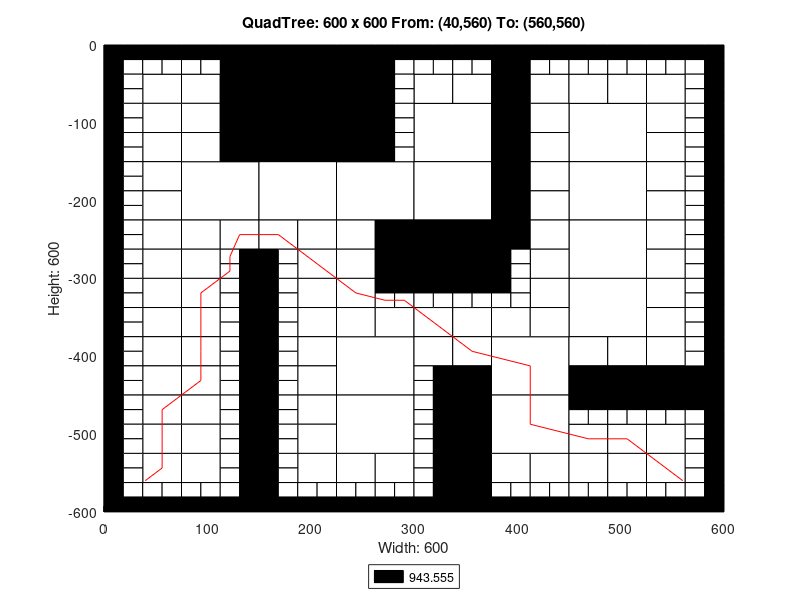

Reproduce this figure in MATLAB.
axis([0 600 -600 0]);
title('QuadTree: 600 x 600 From: (40,560) To: (560,560)');
xlabel('Width: 600');
ylabel('Height: 600');
rectangle('Position',[150 -75 75 75], 'FaceColor',[0 0 0]);
rectangle('Position',[150 -150 75 75], 'FaceColor',[0 0 0]);
rectangle('Position',[75 -225 75 75], 'FaceColor',[1 1 1]);
rectangle('Position',[150 -225 75 75], 'FaceColor',[1 1 1]);
rectangle('Position',[225 -225 75 75], 'FaceColor',[1 1 1]);
rectangle('Position',[300 -150 75 75], 'FaceColor',[1 1 1]);
rectangle('Position',[450 -150 75 75], 'FaceColor',[1 1 1]);
rectangle('Position',[300 -225 75 75], 'FaceColor',[1 1 1]);
rectangle('Position',[300 -300 75 75], 'FaceColor',[0 0 0]);
rectangle('Position',[450 -225 75 75], 'FaceColor',[1 1 1]);
rectangle('Position',[450 -300 75 75], 'FaceColor',[1 1 1]);
rectangle('Position',[225 -450 75 75], 'FaceColor',[1 1 1]);
rectangle('Position',[225 -525 75 75], 'FaceColor',[1 1 1]);
rectangle('Position',[375 -450 75 75], 'FaceColor',[1 1 1]);
rectangle('Position',[450 -375 75 75], 'FaceColor',[1 1 1]);
rectangle('Position',[375 -525 75 75], 'FaceColor',[1 1 1]);
rectangle('Position',[37.5 -75 37.5 37.5], 'FaceColor',[1 1 1]);
rectangle('Position',[112.5 -37.5 37.5 37.5], 'FaceColor',[0 0 0]);
rectangle('Position',[75 -75 37.5 37.5], 'FaceColor',[1 1 1]);
rectangle('Position',[112.5 -75 37.5 37.5], 'FaceColor',[0 0 0]);
rectangle('Position',[37.5 -112.5 37.5 37.5], 'FaceColor',[1 1 1]);
rectangle('Position',[37.5 -150 37.5 37.5], 'FaceColor',[1 1 1]);
rectangle('Position',[75 -112.5 37.5 37.5], 'FaceColor',[1 1 1]);
rectangle('Position',[112.5 -112.5 37.5 37.5], 'FaceColor',[0 0 0]);
rectangle('Position',[75 -150 37.5 37.5], 'FaceColor',[1 1 1]);
rectangle('Position',[112.5 -150 37.5 37.5], 'FaceColor',[0 0 0]);
rectangle('Position',[225 -37.5 37.5 37.5], 'FaceColor',[0 0 0]);
rectangle('Position',[225 -75 37.5 37.5], 'FaceColor',[0 0 0]);
rectangle('Position',[225 -112.5 37.5 37.5], 'FaceColor',[0 0 0]);
rectangle('Position',[225 -150 37.5 37.5], 'FaceColor',[0 0 0]);
rectangle('Position',[37.5 -187.5 37.5 37.5], 'FaceColor',[1 1 1]);
rectangle('Position',[37.5 -225 37.5 37.5], 'FaceColor',[1 1 1]);
rectangle('Position',[37.5 -262.5 37.5 37.5], 'FaceColor',[1 1 1]);
rectangle('Position',[37.5 -300 37.5 37.5], 'FaceColor',[1 1 1]);
rectangle('Position',[75 -262.5 37.5 37.5], 'FaceColor',[1 1 1]);
rectangle('Position',[112.5 -262.5 37.5 37.5], 'FaceColor',[1 1 1]);
rectangle('Position',[75 -300 37.5 37.5], 'FaceColor',[1 1 1]);
rectangle('Position',[150 -262.5 37.5 37.5], 'FaceColor',[1 1 1]);
rectangle('Position',[187.5 -262.5 37.5 37.5], 'FaceColor',[1 1 1]);
rectangle('Position',[187.5 -300 37.5 37.5], 'FaceColor',[1 1 1]);
rectangle('Position',[225 -262.5 37.5 37.5], 'FaceColor',[1 1 1]);
rectangle('Position',[262.5 -262.5 37.5 37.5], 'FaceColor',[0 0 0]);
rectangle('Position',[225 -300 37.5 37.5], 'FaceColor',[1 1 1]);
rectangle('Position',[262.5 -300 37.5 37.5], 'FaceColor',[0 0 0]);
rectangle('Position',[300 -75 37.5 37.5], 'FaceColor',[1 1 1]);
rectangle('Position',[337.5 -75 37.5 37.5], 'FaceColor',[1 1 1]);
rectangle('Position',[375 -37.5 37.5 37.5], 'FaceColor',[0 0 0]);
rectangle('Position',[375 -75 37.5 37.5], 'FaceColor',[0 0 0]);
rectangle('Position',[412.5 -75 37.5 37.5], 'FaceColor',[1 1 1]);
rectangle('Position',[375 -112.5 37.5 37.5], 'FaceColor',[0 0 0]);
rectangle('Position',[412.5 -112.5 37.5 37.5], 'FaceColor',[1 1 1]);
rectangle('Position',[375 -150 37.5 37.5], 'FaceColor',[0 0 0]);
rectangle('Position',[412.5 -150 37.5 37.5], 'FaceColor',[1 1 1]);
rectangle('Position',[450 -75 37.5 37.5], 'FaceColor',[1 1 1]);
rectangle('Position',[487.5 -75 37.5 37.5], 'FaceColor',[1 1 1]);
rectangle('Position',[525 -75 37.5 37.5], 'FaceColor',[1 1 1]);
rectangle('Position',[525 -112.5 37.5 37.5], 'FaceColor',[1 1 1]);
rectangle('Position',[525 -150 37.5 37.5], 'FaceColor',[1 1 1]);
rectangle('Position',[375 -187.5 37.5 37.5], 'FaceColor',[0 0 0]);
rectangle('Position',[412.5 -187.5 37.5 37.5], 'FaceColor',[1 1 1]);
rectangle('Position',[375 -225 37.5 37.5], 'FaceColor',[0 0 0]);
rectangle('Position',[412.5 -225 37.5 37.5], 'FaceColor',[1 1 1]);
rectangle('Position',[375 -262.5 37.5 37.5], 'FaceColor',[0 0 0]);
rectangle('Position',[412.5 -262.5 37.5 37.5], 'FaceColor',[1 1 1]);
rectangle('Position',[412.5 -300 37.5 37.5], 'FaceColor',[1 1 1]);
rectangle('Position',[525 -187.5 37.5 37.5], 'FaceColor',[1 1 1]);
rectangle('Position',[525 -225 37.5 37.5], 'FaceColor',[1 1 1]);
rectangle('Position',[525 -262.5 37.5 37.5], 'FaceColor',[1 1 1]);
rectangle('Position',[525 -300 37.5 37.5], 'FaceColor',[1 1 1]);
rectangle('Position',[37.5 -337.5 37.5 37.5], 'FaceColor',[1 1 1]);
rectangle('Position',[37.5 -375 37.5 37.5], 'FaceColor',[1 1 1]);
rectangle('Position',[75 -337.5 37.5 37.5], 'FaceColor',[1 1 1]);
rectangle('Position',[75 -375 37.5 37.5], 'FaceColor',[1 1 1]);
rectangle('Position',[37.5 -412.5 37.5 37.5], 'FaceColor',[1 1 1]);
rectangle('Position',[37.5 -450 37.5 37.5], 'FaceColor',[1 1 1]);
rectangle('Position',[75 -412.5 37.5 37.5], 'FaceColor',[1 1 1]);
rectangle('Position',[75 -450 37.5 37.5], 'FaceColor',[1 1 1]);
rectangle('Position',[187.5 -337.5 37.5 37.5], 'FaceColor',[1 1 1]);
rectangle('Position',[187.5 -375 37.5 37.5], 'FaceColor',[1 1 1]);
rectangle('Position',[225 -337.5 37.5 37.5], 'FaceColor',[1 1 1]);
rectangle('Position',[225 -375 37.5 37.5], 'FaceColor',[1 1 1]);
rectangle('Position',[262.5 -375 37.5 37.5], 'FaceColor',[1 1 1]);
rectangle('Position',[187.5 -412.5 37.5 37.5], 'FaceColor',[1 1 1]);
rectangle('Position',[187.5 -450 37.5 37.5], 'FaceColor',[1 1 1]);
rectangle('Position',[37.5 -487.5 37.5 37.5], 'FaceColor',[1 1 1]);
rectangle('Position',[37.5 -525 37.5 37.5], 'FaceColor',[1 1 1]);
rectangle('Position',[75 -487.5 37.5 37.5], 'FaceColor',[1 1 1]);
rectangle('Position',[75 -525 37.5 37.5], 'FaceColor',[1 1 1]);
rectangle('Position',[37.5 -562.5 37.5 37.5], 'FaceColor',[1 1 1]);
rectangle('Position',[75 -562.5 37.5 37.5], 'FaceColor',[1 1 1]);
rectangle('Position',[187.5 -487.5 37.5 37.5], 'FaceColor',[1 1 1]);
rectangle('Position',[187.5 -525 37.5 37.5], 'FaceColor',[1 1 1]);
rectangle('Position',[187.5 -562.5 37.5 37.5], 'FaceColor',[1 1 1]);
rectangle('Position',[225 -562.5 37.5 37.5], 'FaceColor',[1 1 1]);
rectangle('Position',[262.5 -562.5 37.5 37.5], 'FaceColor',[1 1 1]);
rectangle('Position',[300 -375 37.5 37.5], 'FaceColor',[1 1 1]);
rectangle('Position',[337.5 -375 37.5 37.5], 'FaceColor',[1 1 1]);
rectangle('Position',[412.5 -337.5 37.5 37.5], 'FaceColor',[1 1 1]);
rectangle('Position',[375 -375 37.5 37.5], 'FaceColor',[1 1 1]);
rectangle('Position',[412.5 -375 37.5 37.5], 'FaceColor',[1 1 1]);
rectangle('Position',[300 -412.5 37.5 37.5], 'FaceColor',[1 1 1]);
rectangle('Position',[337.5 -412.5 37.5 37.5], 'FaceColor',[1 1 1]);
rectangle('Position',[337.5 -450 37.5 37.5], 'FaceColor',[0 0 0]);
rectangle('Position',[525 -337.5 37.5 37.5], 'FaceColor',[1 1 1]);
rectangle('Position',[525 -375 37.5 37.5], 'FaceColor',[1 1 1]);
rectangle('Position',[450 -412.5 37.5 37.5], 'FaceColor',[1 1 1]);
rectangle('Position',[487.5 -412.5 37.5 37.5], 'FaceColor',[1 1 1]);
rectangle('Position',[450 -450 37.5 37.5], 'FaceColor',[0 0 0]);
rectangle('Position',[487.5 -450 37.5 37.5], 'FaceColor',[0 0 0]);
rectangle('Position',[525 -412.5 37.5 37.5], 'FaceColor',[1 1 1]);
rectangle('Position',[525 -450 37.5 37.5], 'FaceColor',[0 0 0]);
rectangle('Position',[562.5 -450 37.5 37.5], 'FaceColor',[0 0 0]);
rectangle('Position',[337.5 -487.5 37.5 37.5], 'FaceColor',[0 0 0]);
rectangle('Position',[337.5 -525 37.5 37.5], 'FaceColor',[0 0 0]);
rectangle('Position',[337.5 -562.5 37.5 37.5], 'FaceColor',[0 0 0]);
rectangle('Position',[337.5 -600 37.5 37.5], 'FaceColor',[0 0 0]);
rectangle('Position',[375 -562.5 37.5 37.5], 'FaceColor',[1 1 1]);
rectangle('Position',[412.5 -562.5 37.5 37.5], 'FaceColor',[1 1 1]);
rectangle('Position',[450 -525 37.5 37.5], 'FaceColor',[1 1 1]);
rectangle('Position',[487.5 -525 37.5 37.5], 'FaceColor',[1 1 1]);
rectangle('Position',[525 -525 37.5 37.5], 'FaceColor',[1 1 1]);
rectangle('Position',[450 -562.5 37.5 37.5], 'FaceColor',[1 1 1]);
rectangle('Position',[487.5 -562.5 37.5 37.5], 'FaceColor',[1 1 1]);
rectangle('Position',[525 -562.5 37.5 37.5], 'FaceColor',[1 1 1]);
rectangle('Position',[0 -18.75 18.75 18.75], 'FaceColor',[0 0 0]);
rectangle('Position',[18.75 -18.75 18.75 18.75], 'FaceColor',[0 0 0]);
rectangle('Position',[0 -37.5 18.75 18.75], 'FaceColor',[0 0 0]);
rectangle('Position',[18.75 -37.5 18.75 18.75], 'FaceColor',[1 1 1]);
rectangle('Position',[37.5 -18.75 18.75 18.75], 'FaceColor',[0 0 0]);
rectangle('Position',[56.25 -18.75 18.75 18.75], 'FaceColor',[0 0 0]);
rectangle('Position',[37.5 -37.5 18.75 18.75], 'FaceColor',[1 1 1]);
rectangle('Position',[56.25 -37.5 18.75 18.75], 'FaceColor',[1 1 1]);
rectangle('Position',[0 -56.25 18.75 18.75], 'FaceColor',[0 0 0]);
rectangle('Position',[18.75 -56.25 18.75 18.75], 'FaceColor',[1 1 1]);
rectangle('Position',[0 -75 18.75 18.75], 'FaceColor',[0 0 0]);
rectangle('Position',[18.75 -75 18.75 18.75], 'FaceColor',[1 1 1]);
rectangle('Position',[75 -18.75 18.75 18.75], 'FaceColor',[0 0 0]);
rectangle('Position',[93.75 -18.75 18.75 18.75], 'FaceColor',[0 0 0]);
rectangle('Position',[75 -37.5 18.75 18.75], 'FaceColor',[1 1 1]);
rectangle('Position',[93.75 -37.5 18.75 18.75], 'FaceColor',[1 1 1]);
rectangle('Position',[0 -93.75 18.75 18.75], 'FaceColor',[0 0 0]);
rectangle('Position',[18.75 -93.75 18.75 18.75], 'FaceColor',[1 1 1]);
rectangle('Position',[0 -112.5 18.75 18.75], 'FaceColor',[0 0 0]);
rectangle('Position',[18.75 -112.5 18.75 18.75], 'FaceColor',[1 1 1]);
rectangle('Position',[0 -131.25 18.75 18.75], 'FaceColor',[0 0 0]);
rectangle('Position',[18.75 -131.25 18.75 18.75], 'FaceColor',[1 1 1]);
rectangle('Position',[0 -150 18.75 18.75], 'FaceColor',[0 0 0]);
rectangle('Position',[18.75 -150 18.75 18.75], 'FaceColor',[1 1 1]);
rectangle('Position',[262.5 -18.75 18.75 18.75], 'FaceColor',[0 0 0]);
rectangle('Position',[281.25 -18.75 18.75 18.75], 'FaceColor',[0 0 0]);
rectangle('Position',[262.5 -37.5 18.75 18.75], 'FaceColor',[0 0 0]);
rectangle('Position',[281.25 -37.5 18.75 18.75], 'FaceColor',[1 1 1]);
rectangle('Position',[262.5 -56.25 18.75 18.75], 'FaceColor',[0 0 0]);
rectangle('Position',[281.25 -56.25 18.75 18.75], 'FaceColor',[1 1 1]);
rectangle('Position',[262.5 -75 18.75 18.75], 'FaceColor',[0 0 0]);
rectangle('Position',[281.25 -75 18.75 18.75], 'FaceColor',[1 1 1]);
rectangle('Position',[262.5 -93.75 18.75 18.75], 'FaceColor',[0 0 0]);
rectangle('Position',[281.25 -93.75 18.75 18.75], 'FaceColor',[1 1 1]);
rectangle('Position',[262.5 -112.5 18.75 18.75], 'FaceColor',[0 0 0]);
rectangle('Position',[281.25 -112.5 18.75 18.75], 'FaceColor',[1 1 1]);
rectangle('Position',[262.5 -131.25 18.75 18.75], 'FaceColor',[0 0 0]);
rectangle('Position',[281.25 -131.25 18.75 18.75], 'FaceColor',[1 1 1]);
rectangle('Position',[262.5 -150 18.75 18.75], 'FaceColor',[0 0 0]);
rectangle('Position',[281.25 -150 18.75 18.75], 'FaceColor',[1 1 1]);
rectangle('Position',[0 -168.75 18.75 18.75], 'FaceColor',[0 0 0]);
rectangle('Position',[18.75 -168.75 18.75 18.75], 'FaceColor',[1 1 1]);
rectangle('Position',[0 -187.5 18.75 18.75], 'FaceColor',[0 0 0]);
rectangle('Position',[18.75 -187.5 18.75 18.75], 'FaceColor',[1 1 1]);
rectangle('Position',[0 -206.25 18.75 18.75], 'FaceColor',[0 0 0]);
rectangle('Position',[18.75 -206.25 18.75 18.75], 'FaceColor',[1 1 1]);
rectangle('Position',[0 -225 18.75 18.75], 'FaceColor',[0 0 0]);
rectangle('Position',[18.75 -225 18.75 18.75], 'FaceColor',[1 1 1]);
rectangle('Position',[0 -243.75 18.75 18.75], 'FaceColor',[0 0 0]);
rectangle('Position',[18.75 -243.75 18.75 18.75], 'FaceColor',[1 1 1]);
rectangle('Position',[0 -262.5 18.75 18.75], 'FaceColor',[0 0 0]);
rectangle('Position',[18.75 -262.5 18.75 18.75], 'FaceColor',[1 1 1]);
rectangle('Position',[0 -281.25 18.75 18.75], 'FaceColor',[0 0 0]);
rectangle('Position',[18.75 -281.25 18.75 18.75], 'FaceColor',[1 1 1]);
rectangle('Position',[0 -300 18.75 18.75], 'FaceColor',[0 0 0]);
rectangle('Position',[18.75 -300 18.75 18.75], 'FaceColor',[1 1 1]);
rectangle('Position',[112.5 -281.25 18.75 18.75], 'FaceColor',[1 1 1]);
rectangle('Position',[131.25 -281.25 18.75 18.75], 'FaceColor',[0 0 0]);
rectangle('Position',[112.5 -300 18.75 18.75], 'FaceColor',[1 1 1]);
rectangle('Position',[131.25 -300 18.75 18.75], 'FaceColor',[0 0 0]);
rectangle('Position',[150 -281.25 18.75 18.75], 'FaceColor',[0 0 0]);
rectangle('Position',[168.75 -281.25 18.75 18.75], 'FaceColor',[1 1 1]);
rectangle('Position',[150 -300 18.75 18.75], 'FaceColor',[0 0 0]);
rectangle('Position',[168.75 -300 18.75 18.75], 'FaceColor',[1 1 1]);
rectangle('Position',[300 -18.75 18.75 18.75], 'FaceColor',[0 0 0]);
rectangle('Position',[318.75 -18.75 18.75 18.75], 'FaceColor',[0 0 0]);
rectangle('Position',[300 -37.5 18.75 18.75], 'FaceColor',[1 1 1]);
rectangle('Position',[318.75 -37.5 18.75 18.75], 'FaceColor',[1 1 1]);
rectangle('Position',[337.5 -18.75 18.75 18.75], 'FaceColor',[0 0 0]);
rectangle('Position',[356.25 -18.75 18.75 18.75], 'FaceColor',[0 0 0]);
rectangle('Position',[337.5 -37.5 18.75 18.75], 'FaceColor',[1 1 1]);
rectangle('Position',[356.25 -37.5 18.75 18.75], 'FaceColor',[1 1 1]);
rectangle('Position',[412.5 -18.75 18.75 18.75], 'FaceColor',[0 0 0]);
rectangle('Position',[431.25 -18.75 18.75 18.75], 'FaceColor',[0 0 0]);
rectangle('Position',[412.5 -37.5 18.75 18.75], 'FaceColor',[1 1 1]);
rectangle('Position',[431.25 -37.5 18.75 18.75], 'FaceColor',[1 1 1]);
rectangle('Position',[450 -18.75 18.75 18.75], 'FaceColor',[0 0 0]);
rectangle('Position',[468.75 -18.75 18.75 18.75], 'FaceColor',[0 0 0]);
rectangle('Position',[450 -37.5 18.75 18.75], 'FaceColor',[1 1 1]);
rectangle('Position',[468.75 -37.5 18.75 18.75], 'FaceColor',[1 1 1]);
rectangle('Position',[487.5 -18.75 18.75 18.75], 'FaceColor',[0 0 0]);
rectangle('Position',[506.25 -18.75 18.75 18.75], 'FaceColor',[0 0 0]);
rectangle('Position',[487.5 -37.5 18.75 18.75], 'FaceColor',[1 1 1]);
rectangle('Position',[506.25 -37.5 18.75 18.75], 'FaceColor',[1 1 1]);
rectangle('Position',[525 -18.75 18.75 18.75], 'FaceColor',[0 0 0]);
rectangle('Position',[543.75 -18.75 18.75 18.75], 'FaceColor',[0 0 0]);
rectangle('Position',[525 -37.5 18.75 18.75], 'FaceColor',[1 1 1]);
rectangle('Position',[543.75 -37.5 18.75 18.75], 'FaceColor',[1 1 1]);
rectangle('Position',[562.5 -18.75 18.75 18.75], 'FaceColor',[0 0 0]);
rectangle('Position',[581.25 -18.75 18.75 18.75], 'FaceColor',[0 0 0]);
rectangle('Position',[562.5 -37.5 18.75 18.75], 'FaceColor',[1 1 1]);
rectangle('Position',[581.25 -37.5 18.75 18.75], 'FaceColor',[0 0 0]);
rectangle('Position',[562.5 -56.25 18.75 18.75], 'FaceColor',[1 1 1]);
rectangle('Position',[581.25 -56.25 18.75 18.75], 'FaceColor',[0 0 0]);
rectangle('Position',[562.5 -75 18.75 18.75], 'FaceColor',[1 1 1]);
rectangle('Position',[581.25 -75 18.75 18.75], 'FaceColor',[0 0 0]);
rectangle('Position',[562.5 -93.75 18.75 18.75], 'FaceColor',[1 1 1]);
rectangle('Position',[581.25 -93.75 18.75 18.75], 'FaceColor',[0 0 0]);
rectangle('Position',[562.5 -112.5 18.75 18.75], 'FaceColor',[1 1 1]);
rectangle('Position',[581.25 -112.5 18.75 18.75], 'FaceColor',[0 0 0]);
rectangle('Position',[562.5 -131.25 18.75 18.75], 'FaceColor',[1 1 1]);
rectangle('Position',[581.25 -131.25 18.75 18.75], 'FaceColor',[0 0 0]);
rectangle('Position',[562.5 -150 18.75 18.75], 'FaceColor',[1 1 1]);
rectangle('Position',[581.25 -150 18.75 18.75], 'FaceColor',[0 0 0]);
rectangle('Position',[375 -281.25 18.75 18.75], 'FaceColor',[0 0 0]);
rectangle('Position',[393.75 -281.25 18.75 18.75], 'FaceColor',[1 1 1]);
rectangle('Position',[375 -300 18.75 18.75], 'FaceColor',[0 0 0]);
rectangle('Position',[393.75 -300 18.75 18.75], 'FaceColor',[1 1 1]);
rectangle('Position',[562.5 -168.75 18.75 18.75], 'FaceColor',[1 1 1]);
rectangle('Position',[581.25 -168.75 18.75 18.75], 'FaceColor',[0 0 0]);
rectangle('Position',[562.5 -187.5 18.75 18.75], 'FaceColor',[1 1 1]);
rectangle('Position',[581.25 -187.5 18.75 18.75], 'FaceColor',[0 0 0]);
rectangle('Position',[562.5 -206.25 18.75 18.75], 'FaceColor',[1 1 1]);
rectangle('Position',[581.25 -206.25 18.75 18.75], 'FaceColor',[0 0 0]);
rectangle('Position',[562.5 -225 18.75 18.75], 'FaceColor',[1 1 1]);
rectangle('Position',[581.25 -225 18.75 18.75], 'FaceColor',[0 0 0]);
rectangle('Position',[562.5 -243.75 18.75 18.75], 'FaceColor',[1 1 1]);
rectangle('Position',[581.25 -243.75 18.75 18.75], 'FaceColor',[0 0 0]);
rectangle('Position',[562.5 -262.5 18.75 18.75], 'FaceColor',[1 1 1]);
rectangle('Position',[581.25 -262.5 18.75 18.75], 'FaceColor',[0 0 0]);
rectangle('Position',[562.5 -281.25 18.75 18.75], 'FaceColor',[1 1 1]);
rectangle('Position',[581.25 -281.25 18.75 18.75], 'FaceColor',[0 0 0]);
rectangle('Position',[562.5 -300 18.75 18.75], 'FaceColor',[1 1 1]);
rectangle('Position',[581.25 -300 18.75 18.75], 'FaceColor',[0 0 0]);
rectangle('Position',[0 -318.75 18.75 18.75], 'FaceColor',[0 0 0]);
rectangle('Position',[18.75 -318.75 18.75 18.75], 'FaceColor',[1 1 1]);
rectangle('Position',[0 -337.5 18.75 18.75], 'FaceColor',[0 0 0]);
rectangle('Position',[18.75 -337.5 18.75 18.75], 'FaceColor',[1 1 1]);
rectangle('Position',[0 -356.25 18.75 18.75], 'FaceColor',[0 0 0]);
rectangle('Position',[18.75 -356.25 18.75 18.75], 'FaceColor',[1 1 1]);
rectangle('Position',[0 -375 18.75 18.75], 'FaceColor',[0 0 0]);
rectangle('Position',[18.75 -375 18.75 18.75], 'FaceColor',[1 1 1]);
rectangle('Position',[112.5 -318.75 18.75 18.75], 'FaceColor',[1 1 1]);
rectangle('Position',[131.25 -318.75 18.75 18.75], 'FaceColor',[0 0 0]);
rectangle('Position',[112.5 -337.5 18.75 18.75], 'FaceColor',[1 1 1]);
rectangle('Position',[131.25 -337.5 18.75 18.75], 'FaceColor',[0 0 0]);
rectangle('Position',[112.5 -356.25 18.75 18.75], 'FaceColor',[1 1 1]);
rectangle('Position',[131.25 -356.25 18.75 18.75], 'FaceColor',[0 0 0]);
rectangle('Position',[112.5 -375 18.75 18.75], 'FaceColor',[1 1 1]);
rectangle('Position',[131.25 -375 18.75 18.75], 'FaceColor',[0 0 0]);
rectangle('Position',[0 -393.75 18.75 18.75], 'FaceColor',[0 0 0]);
rectangle('Position',[18.75 -393.75 18.75 18.75], 'FaceColor',[1 1 1]);
rectangle('Position',[0 -412.5 18.75 18.75], 'FaceColor',[0 0 0]);
rectangle('Position',[18.75 -412.5 18.75 18.75], 'FaceColor',[1 1 1]);
rectangle('Position',[0 -431.25 18.75 18.75], 'FaceColor',[0 0 0]);
rectangle('Position',[18.75 -431.25 18.75 18.75], 'FaceColor',[1 1 1]);
rectangle('Position',[0 -450 18.75 18.75], 'FaceColor',[0 0 0]);
rectangle('Position',[18.75 -450 18.75 18.75], 'FaceColor',[1 1 1]);
rectangle('Position',[112.5 -393.75 18.75 18.75], 'FaceColor',[1 1 1]);
rectangle('Position',[131.25 -393.75 18.75 18.75], 'FaceColor',[0 0 0]);
rectangle('Position',[112.5 -412.5 18.75 18.75], 'FaceColor',[1 1 1]);
rectangle('Position',[131.25 -412.5 18.75 18.75], 'FaceColor',[0 0 0]);
rectangle('Position',[112.5 -431.25 18.75 18.75], 'FaceColor',[1 1 1]);
rectangle('Position',[131.25 -431.25 18.75 18.75], 'FaceColor',[0 0 0]);
rectangle('Position',[112.5 -450 18.75 18.75], 'FaceColor',[1 1 1]);
rectangle('Position',[131.25 -450 18.75 18.75], 'FaceColor',[0 0 0]);
rectangle('Position',[150 -318.75 18.75 18.75], 'FaceColor',[0 0 0]);
rectangle('Position',[168.75 -318.75 18.75 18.75], 'FaceColor',[1 1 1]);
rectangle('Position',[150 -337.5 18.75 18.75], 'FaceColor',[0 0 0]);
rectangle('Position',[168.75 -337.5 18.75 18.75], 'FaceColor',[1 1 1]);
rectangle('Position',[150 -356.25 18.75 18.75], 'FaceColor',[0 0 0]);
rectangle('Position',[168.75 -356.25 18.75 18.75], 'FaceColor',[1 1 1]);
rectangle('Position',[150 -375 18.75 18.75], 'FaceColor',[0 0 0]);
rectangle('Position',[168.75 -375 18.75 18.75], 'FaceColor',[1 1 1]);
rectangle('Position',[262.5 -318.75 18.75 18.75], 'FaceColor',[0 0 0]);
rectangle('Position',[281.25 -318.75 18.75 18.75], 'FaceColor',[0 0 0]);
rectangle('Position',[262.5 -337.5 18.75 18.75], 'FaceColor',[1 1 1]);
rectangle('Position',[281.25 -337.5 18.75 18.75], 'FaceColor',[1 1 1]);
rectangle('Position',[150 -393.75 18.75 18.75], 'FaceColor',[0 0 0]);
rectangle('Position',[168.75 -393.75 18.75 18.75], 'FaceColor',[1 1 1]);
rectangle('Position',[150 -412.5 18.75 18.75], 'FaceColor',[0 0 0]);
rectangle('Position',[168.75 -412.5 18.75 18.75], 'FaceColor',[1 1 1]);
rectangle('Position',[150 -431.25 18.75 18.75], 'FaceColor',[0 0 0]);
rectangle('Position',[168.75 -431.25 18.75 18.75], 'FaceColor',[1 1 1]);
rectangle('Position',[150 -450 18.75 18.75], 'FaceColor',[0 0 0]);
rectangle('Position',[168.75 -450 18.75 18.75], 'FaceColor',[1 1 1]);
rectangle('Position',[0 -468.75 18.75 18.75], 'FaceColor',[0 0 0]);
rectangle('Position',[18.75 -468.75 18.75 18.75], 'FaceColor',[1 1 1]);
rectangle('Position',[0 -487.5 18.75 18.75], 'FaceColor',[0 0 0]);
rectangle('Position',[18.75 -487.5 18.75 18.75], 'FaceColor',[1 1 1]);
rectangle('Position',[0 -506.25 18.75 18.75], 'FaceColor',[0 0 0]);
rectangle('Position',[18.75 -506.25 18.75 18.75], 'FaceColor',[1 1 1]);
rectangle('Position',[0 -525 18.75 18.75], 'FaceColor',[0 0 0]);
rectangle('Position',[18.75 -525 18.75 18.75], 'FaceColor',[1 1 1]);
rectangle('Position',[112.5 -468.75 18.75 18.75], 'FaceColor',[1 1 1]);
rectangle('Position',[131.25 -468.75 18.75 18.75], 'FaceColor',[0 0 0]);
rectangle('Position',[112.5 -487.5 18.75 18.75], 'FaceColor',[1 1 1]);
rectangle('Position',[131.25 -487.5 18.75 18.75], 'FaceColor',[0 0 0]);
rectangle('Position',[112.5 -506.25 18.75 18.75], 'FaceColor',[1 1 1]);
rectangle('Position',[131.25 -506.25 18.75 18.75], 'FaceColor',[0 0 0]);
rectangle('Position',[112.5 -525 18.75 18.75], 'FaceColor',[1 1 1]);
rectangle('Position',[131.25 -525 18.75 18.75], 'FaceColor',[0 0 0]);
rectangle('Position',[0 -543.75 18.75 18.75], 'FaceColor',[0 0 0]);
rectangle('Position',[18.75 -543.75 18.75 18.75], 'FaceColor',[1 1 1]);
rectangle('Position',[0 -562.5 18.75 18.75], 'FaceColor',[0 0 0]);
rectangle('Position',[18.75 -562.5 18.75 18.75], 'FaceColor',[1 1 1]);
rectangle('Position',[0 -581.25 18.75 18.75], 'FaceColor',[0 0 0]);
rectangle('Position',[18.75 -581.25 18.75 18.75], 'FaceColor',[1 1 1]);
rectangle('Position',[0 -600 18.75 18.75], 'FaceColor',[0 0 0]);
rectangle('Position',[18.75 -600 18.75 18.75], 'FaceColor',[0 0 0]);
rectangle('Position',[37.5 -581.25 18.75 18.75], 'FaceColor',[1 1 1]);
rectangle('Position',[56.25 -581.25 18.75 18.75], 'FaceColor',[1 1 1]);
rectangle('Position',[37.5 -600 18.75 18.75], 'FaceColor',[0 0 0]);
rectangle('Position',[56.25 -600 18.75 18.75], 'FaceColor',[0 0 0]);
rectangle('Position',[112.5 -543.75 18.75 18.75], 'FaceColor',[1 1 1]);
rectangle('Position',[131.25 -543.75 18.75 18.75], 'FaceColor',[0 0 0]);
rectangle('Position',[112.5 -562.5 18.75 18.75], 'FaceColor',[1 1 1]);
rectangle('Position',[131.25 -562.5 18.75 18.75], 'FaceColor',[0 0 0]);
rectangle('Position',[75 -581.25 18.75 18.75], 'FaceColor',[1 1 1]);
rectangle('Position',[93.75 -581.25 18.75 18.75], 'FaceColor',[1 1 1]);
rectangle('Position',[75 -600 18.75 18.75], 'FaceColor',[0 0 0]);
rectangle('Position',[93.75 -600 18.75 18.75], 'FaceColor',[0 0 0]);
rectangle('Position',[112.5 -581.25 18.75 18.75], 'FaceColor',[1 1 1]);
rectangle('Position',[131.25 -581.25 18.75 18.75], 'FaceColor',[0 0 0]);
rectangle('Position',[112.5 -600 18.75 18.75], 'FaceColor',[0 0 0]);
rectangle('Position',[131.25 -600 18.75 18.75], 'FaceColor',[0 0 0]);
rectangle('Position',[150 -468.75 18.75 18.75], 'FaceColor',[0 0 0]);
rectangle('Position',[168.75 -468.75 18.75 18.75], 'FaceColor',[1 1 1]);
rectangle('Position',[150 -487.5 18.75 18.75], 'FaceColor',[0 0 0]);
rectangle('Position',[168.75 -487.5 18.75 18.75], 'FaceColor',[1 1 1]);
rectangle('Position',[150 -506.25 18.75 18.75], 'FaceColor',[0 0 0]);
rectangle('Position',[168.75 -506.25 18.75 18.75], 'FaceColor',[1 1 1]);
rectangle('Position',[150 -525 18.75 18.75], 'FaceColor',[0 0 0]);
rectangle('Position',[168.75 -525 18.75 18.75], 'FaceColor',[1 1 1]);
rectangle('Position',[150 -543.75 18.75 18.75], 'FaceColor',[0 0 0]);
rectangle('Position',[168.75 -543.75 18.75 18.75], 'FaceColor',[1 1 1]);
rectangle('Position',[150 -562.5 18.75 18.75], 'FaceColor',[0 0 0]);
rectangle('Position',[168.75 -562.5 18.75 18.75], 'FaceColor',[1 1 1]);
rectangle('Position',[150 -581.25 18.75 18.75], 'FaceColor',[0 0 0]);
rectangle('Position',[168.75 -581.25 18.75 18.75], 'FaceColor',[1 1 1]);
rectangle('Position',[150 -600 18.75 18.75], 'FaceColor',[0 0 0]);
rectangle('Position',[168.75 -600 18.75 18.75], 'FaceColor',[0 0 0]);
rectangle('Position',[187.5 -581.25 18.75 18.75], 'FaceColor',[1 1 1]);
rectangle('Position',[206.25 -581.25 18.75 18.75], 'FaceColor',[1 1 1]);
rectangle('Position',[187.5 -600 18.75 18.75], 'FaceColor',[0 0 0]);
rectangle('Position',[206.25 -600 18.75 18.75], 'FaceColor',[0 0 0]);
rectangle('Position',[225 -581.25 18.75 18.75], 'FaceColor',[1 1 1]);
rectangle('Position',[243.75 -581.25 18.75 18.75], 'FaceColor',[1 1 1]);
rectangle('Position',[225 -600 18.75 18.75], 'FaceColor',[0 0 0]);
rectangle('Position',[243.75 -600 18.75 18.75], 'FaceColor',[0 0 0]);
rectangle('Position',[262.5 -581.25 18.75 18.75], 'FaceColor',[1 1 1]);
rectangle('Position',[281.25 -581.25 18.75 18.75], 'FaceColor',[1 1 1]);
rectangle('Position',[262.5 -600 18.75 18.75], 'FaceColor',[0 0 0]);
rectangle('Position',[281.25 -600 18.75 18.75], 'FaceColor',[0 0 0]);
rectangle('Position',[300 -318.75 18.75 18.75], 'FaceColor',[0 0 0]);
rectangle('Position',[318.75 -318.75 18.75 18.75], 'FaceColor',[0 0 0]);
rectangle('Position',[300 -337.5 18.75 18.75], 'FaceColor',[1 1 1]);
rectangle('Position',[318.75 -337.5 18.75 18.75], 'FaceColor',[1 1 1]);
rectangle('Position',[337.5 -318.75 18.75 18.75], 'FaceColor',[0 0 0]);
rectangle('Position',[356.25 -318.75 18.75 18.75], 'FaceColor',[0 0 0]);
rectangle('Position',[337.5 -337.5 18.75 18.75], 'FaceColor',[1 1 1]);
rectangle('Position',[356.25 -337.5 18.75 18.75], 'FaceColor',[1 1 1]);
rectangle('Position',[375 -318.75 18.75 18.75], 'FaceColor',[0 0 0]);
rectangle('Position',[393.75 -318.75 18.75 18.75], 'FaceColor',[1 1 1]);
rectangle('Position',[375 -337.5 18.75 18.75], 'FaceColor',[1 1 1]);
rectangle('Position',[393.75 -337.5 18.75 18.75], 'FaceColor',[1 1 1]);
rectangle('Position',[300 -431.25 18.75 18.75], 'FaceColor',[1 1 1]);
rectangle('Position',[318.75 -431.25 18.75 18.75], 'FaceColor',[0 0 0]);
rectangle('Position',[300 -450 18.75 18.75], 'FaceColor',[1 1 1]);
rectangle('Position',[318.75 -450 18.75 18.75], 'FaceColor',[0 0 0]);
rectangle('Position',[562.5 -318.75 18.75 18.75], 'FaceColor',[1 1 1]);
rectangle('Position',[581.25 -318.75 18.75 18.75], 'FaceColor',[0 0 0]);
rectangle('Position',[562.5 -337.5 18.75 18.75], 'FaceColor',[1 1 1]);
rectangle('Position',[581.25 -337.5 18.75 18.75], 'FaceColor',[0 0 0]);
rectangle('Position',[562.5 -356.25 18.75 18.75], 'FaceColor',[1 1 1]);
rectangle('Position',[581.25 -356.25 18.75 18.75], 'FaceColor',[0 0 0]);
rectangle('Position',[562.5 -375 18.75 18.75], 'FaceColor',[1 1 1]);
rectangle('Position',[581.25 -375 18.75 18.75], 'FaceColor',[0 0 0]);
rectangle('Position',[562.5 -393.75 18.75 18.75], 'FaceColor',[1 1 1]);
rectangle('Position',[581.25 -393.75 18.75 18.75], 'FaceColor',[0 0 0]);
rectangle('Position',[562.5 -412.5 18.75 18.75], 'FaceColor',[1 1 1]);
rectangle('Position',[581.25 -412.5 18.75 18.75], 'FaceColor',[0 0 0]);
rectangle('Position',[300 -468.75 18.75 18.75], 'FaceColor',[1 1 1]);
rectangle('Position',[318.75 -468.75 18.75 18.75], 'FaceColor',[0 0 0]);
rectangle('Position',[300 -487.5 18.75 18.75], 'FaceColor',[1 1 1]);
rectangle('Position',[318.75 -487.5 18.75 18.75], 'FaceColor',[0 0 0]);
rectangle('Position',[300 -506.25 18.75 18.75], 'FaceColor',[1 1 1]);
rectangle('Position',[318.75 -506.25 18.75 18.75], 'FaceColor',[0 0 0]);
rectangle('Position',[300 -525 18.75 18.75], 'FaceColor',[1 1 1]);
rectangle('Position',[318.75 -525 18.75 18.75], 'FaceColor',[0 0 0]);
rectangle('Position',[300 -543.75 18.75 18.75], 'FaceColor',[1 1 1]);
rectangle('Position',[318.75 -543.75 18.75 18.75], 'FaceColor',[0 0 0]);
rectangle('Position',[300 -562.5 18.75 18.75], 'FaceColor',[1 1 1]);
rectangle('Position',[318.75 -562.5 18.75 18.75], 'FaceColor',[0 0 0]);
rectangle('Position',[300 -581.25 18.75 18.75], 'FaceColor',[1 1 1]);
rectangle('Position',[318.75 -581.25 18.75 18.75], 'FaceColor',[0 0 0]);
rectangle('Position',[300 -600 18.75 18.75], 'FaceColor',[0 0 0]);
rectangle('Position',[318.75 -600 18.75 18.75], 'FaceColor',[0 0 0]);
rectangle('Position',[375 -581.25 18.75 18.75], 'FaceColor',[1 1 1]);
rectangle('Position',[393.75 -581.25 18.75 18.75], 'FaceColor',[1 1 1]);
rectangle('Position',[375 -600 18.75 18.75], 'FaceColor',[0 0 0]);
rectangle('Position',[393.75 -600 18.75 18.75], 'FaceColor',[0 0 0]);
rectangle('Position',[412.5 -581.25 18.75 18.75], 'FaceColor',[1 1 1]);
rectangle('Position',[431.25 -581.25 18.75 18.75], 'FaceColor',[1 1 1]);
rectangle('Position',[412.5 -600 18.75 18.75], 'FaceColor',[0 0 0]);
rectangle('Position',[431.25 -600 18.75 18.75], 'FaceColor',[0 0 0]);
rectangle('Position',[450 -468.75 18.75 18.75], 'FaceColor',[0 0 0]);
rectangle('Position',[468.75 -468.75 18.75 18.75], 'FaceColor',[0 0 0]);
rectangle('Position',[450 -487.5 18.75 18.75], 'FaceColor',[1 1 1]);
rectangle('Position',[468.75 -487.5 18.75 18.75], 'FaceColor',[1 1 1]);
rectangle('Position',[487.5 -468.75 18.75 18.75], 'FaceColor',[0 0 0]);
rectangle('Position',[506.25 -468.75 18.75 18.75], 'FaceColor',[0 0 0]);
rectangle('Position',[487.5 -487.5 18.75 18.75], 'FaceColor',[1 1 1]);
rectangle('Position',[506.25 -487.5 18.75 18.75], 'FaceColor',[1 1 1]);
rectangle('Position',[525 -468.75 18.75 18.75], 'FaceColor',[0 0 0]);
rectangle('Position',[543.75 -468.75 18.75 18.75], 'FaceColor',[0 0 0]);
rectangle('Position',[525 -487.5 18.75 18.75], 'FaceColor',[1 1 1]);
rectangle('Position',[543.75 -487.5 18.75 18.75], 'FaceColor',[1 1 1]);
rectangle('Position',[562.5 -468.75 18.75 18.75], 'FaceColor',[0 0 0]);
rectangle('Position',[581.25 -468.75 18.75 18.75], 'FaceColor',[0 0 0]);
rectangle('Position',[562.5 -487.5 18.75 18.75], 'FaceColor',[1 1 1]);
rectangle('Position',[581.25 -487.5 18.75 18.75], 'FaceColor',[0 0 0]);
rectangle('Position',[562.5 -506.25 18.75 18.75], 'FaceColor',[1 1 1]);
rectangle('Position',[581.25 -506.25 18.75 18.75], 'FaceColor',[0 0 0]);
rectangle('Position',[562.5 -525 18.75 18.75], 'FaceColor',[1 1 1]);
rectangle('Position',[581.25 -525 18.75 18.75], 'FaceColor',[0 0 0]);
rectangle('Position',[450 -581.25 18.75 18.75], 'FaceColor',[1 1 1]);
rectangle('Position',[468.75 -581.25 18.75 18.75], 'FaceColor',[1 1 1]);
rectangle('Position',[450 -600 18.75 18.75], 'FaceColor',[0 0 0]);
rectangle('Position',[468.75 -600 18.75 18.75], 'FaceColor',[0 0 0]);
rectangle('Position',[487.5 -581.25 18.75 18.75], 'FaceColor',[1 1 1]);
rectangle('Position',[506.25 -581.25 18.75 18.75], 'FaceColor',[1 1 1]);
rectangle('Position',[487.5 -600 18.75 18.75], 'FaceColor',[0 0 0]);
rectangle('Position',[506.25 -600 18.75 18.75], 'FaceColor',[0 0 0]);
rectangle('Position',[562.5 -543.75 18.75 18.75], 'FaceColor',[1 1 1]);
rectangle('Position',[581.25 -543.75 18.75 18.75], 'FaceColor',[0 0 0]);
rectangle('Position',[562.5 -562.5 18.75 18.75], 'FaceColor',[1 1 1]);
rectangle('Position',[581.25 -562.5 18.75 18.75], 'FaceColor',[0 0 0]);
rectangle('Position',[525 -581.25 18.75 18.75], 'FaceColor',[1 1 1]);
rectangle('Position',[543.75 -581.25 18.75 18.75], 'FaceColor',[1 1 1]);
rectangle('Position',[525 -600 18.75 18.75], 'FaceColor',[0 0 0]);
rectangle('Position',[543.75 -600 18.75 18.75], 'FaceColor',[0 0 0]);
rectangle('Position',[562.5 -581.25 18.75 18.75], 'FaceColor',[1 1 1]);
rectangle('Position',[581.25 -581.25 18.75 18.75], 'FaceColor',[0 0 0]);
rectangle('Position',[562.5 -600 18.75 18.75], 'FaceColor',[0 0 0]);
rectangle('Position',[581.25 -600 18.75 18.75], 'FaceColor',[0 0 0]);
X=[560,543.75,506.25,468.75,412.5,412.5,356.25,318.75,290.625,271.875,243.75,206.25,168.75,131.25,121.875,121.875,93.75,93.75,93.75,93.75,56.25,56.25,56.25,40];
Y=[-560,-543.75,-506.25,-506.25,-487.5,-412.5,-393.75,-356.25,-328.125,-328.125,-318.75,-281.25,-243.75,-243.75,-271.875,-290.625,-318.75,-356.25,-393.75,-431.25,-468.75,-506.25,-543.75,-560];
hold on;
plot(X,Y,'r');
legend('943.555','Location','southoutside');
